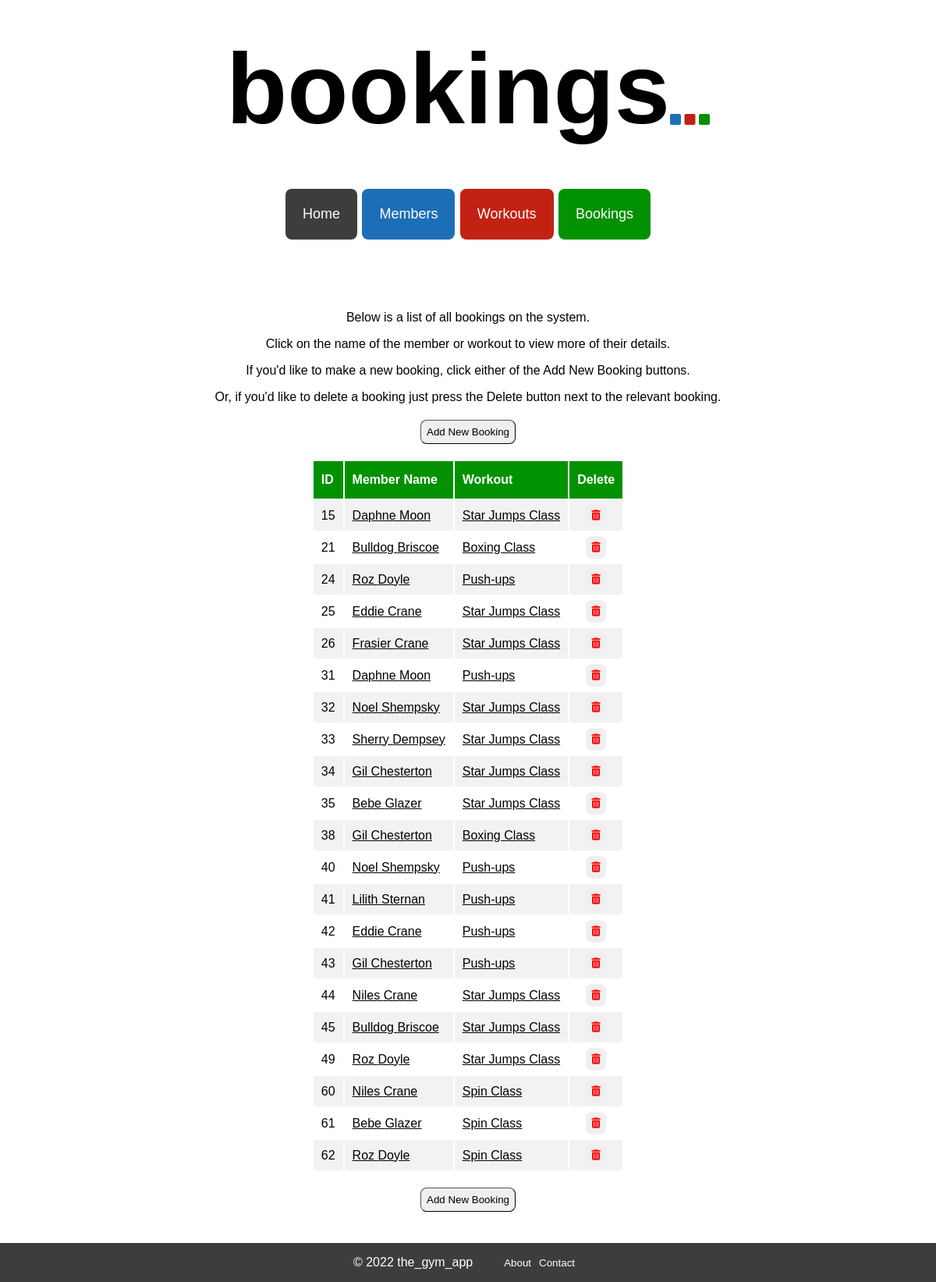
Screenshot of /bookings with the database file from the repository.
### tables this page shows
CREATE TABLE members (
    id INTEGER PRIMARY KEY AUTOINCREMENT,
    first_name VARCHAR,
    last_name VARCHAR,
    dob DATE,
    active BOOLEAN
);

CREATE TABLE workouts (
    id INTEGER PRIMARY KEY AUTOINCREMENT,
    name VARCHAR,
    date DATE,
    description TEXT,
    duration INTEGER,
    capacity INTEGER,
    capacity_filled INTEGER,
    active BOOLEAN
);

### controllers/booking_controller.py (the view)
@bookings_blueprint.route("/bookings")
def bookings():
    route_name = "bookings"
    bookings = booking_repository.select_all()
    return render_template("bookings/index.html", route_name=route_name, bookings=bookings)

### db/run_sql.py (called while the page is built)
def get_db():
    path = os.path.dirname(os.path.abspath(__file__))
    db = os.path.join(path, "gym_db.db")
    conn = sqlite3.connect(db)
    conn.execute("PRAGMA foreign_keys = 1")
    conn.row_factory = sqlite3.Row
    return conn

def run_sql(sql, values = []):
    db = get_db()
    cursor = db.cursor()
    cursor.execute(sql, values)
    results = cursor.fetchall()
    db.commit()
    db.close()
    return results

### repositories/booking_repository.py (called while the page is built)
def select_all():
    bookings = []
    sql = "SELECT * FROM bookings"
    results = run_sql(sql)
    for row in results:
        member = member_repository.select(row['member_id'])
        workout = workout_repository.select(row['workout_id'])
        booking = Booking(member, workout, row['id'])
        bookings.append(booking)
    return bookings

### repositories/member_repository.py (called while the page is built)
def select(id):
    member = None
    sql = "SELECT * FROM members WHERE id = ?"
    values = [id]
    result = run_sql(sql, values)[0]
    if result is not None:
        active = True if result['active'] == 1 else False
        member = Member(result['first_name'], result['last_name'], result['dob'], active, result['id'])
    return member

### repositories/workout_repository.py (called while the page is built)
def select(id):
    workout = None
    sql = "SELECT * FROM workouts where id = ?"
    values = [id]
    result = run_sql(sql, values)[0]
    if result is not None:
        active = True if result['active'] == 1 else False
        workout = Workout(result['name'], result['date'], result['description'], result['duration'], result['capacity'], result['capacity_filled'], active, result['id'])
    return workout

### templates/bookings/index.html
{% extends 'base.html'%}
{% block content %}
<div class="index_page_container">
    <p>Below is a list of all bookings on the system.</p>
    <p>Click on the name of the member or workout to view more of their details.</p>
    <p>If you'd like to make a new booking, click either of the Add New Booking buttons.</p>
    <p>Or, if you'd like to delete a booking just press the Delete button next to the relevant booking.</p>
    <button class="index_page_button" id="index_page_top_button">
        <a class="index_page_link" href="/bookings/create">Add New Booking</a>
    </button>
    <table class="index_table">
        <tr class="index_table_headers" id="index_table_headers_bookings">
            <th>ID</th>
            <th>Member Name</th>
            <th>Workout</th>
            <th>Delete</th>
        </tr>
        {% for booking in bookings %}
        <tr class="index_table_content">
        <td>{{booking.id}}</td>
        <td><a class="index_page_link" id="index_page_link_bookings" href="/members/{{booking.member.id}}">{{booking.member.first_name}} {{booking.member.last_name}}</a></td>
        <td><a class="index_page_link" id="index_page_link_bookings" href="/workouts/{{booking.workout.id}}">{{booking.workout.name}}</a></td>
        <td class="delete_column">
            <form action="/bookings/{{booking.id}}/delete" method="POST">
                <button class="index_page_button" id="bookings_page_delete_button"><i class="fa-solid fa-trash-can" style="color: red"></i></button>
            </form>
        </td>
        {% endfor %}
    </table>
    <button class="index_page_button" id="index_page_bottom_button">
        <a class="index_page_link" href="/bookings/create">Add New Booking</a>
    </button>
</div>
{% endblock %}

### static/style.css (style rules this page uses)
body { font-family: Verdana, Geneva, Tahoma, sans-serif; min-height: 100%; margin: 0; padding: 0; }

### static/index_pages.css (style rules this page uses)
.index_page_container { display: flex; flex-direction: column; align-items: center; justify-content: center; margin: 40px auto; }
.index_page_container > p { margin-bottom: 0px; }
.index_table { width: auto; text-align: left; }
.index_table_headers { background-color: #1c6eb6; color: white; }
#index_table_headers_bookings { background-color: #029100; }
.index_table_headers > th { padding: 15px 10px; }
.index_table_content > td { padding: 5px 10px; }
.index_table_content:nth-child(even) { background-color: #f2f2f2; }
.delete_column { text-align: center; }
.index_page_button { padding: 7px; border-radius: 8px; border-width: 1px; }
.index_page_link { color: #000000; text-decoration: none; }
#index_page_link_bookings { text-decoration: underline; }
#index_page_top_button { margin-top: 20px; margin-bottom: 20px; }
#index_page_bottom_button { margin-top: 20px; }
#bookings_page_delete_button { border-style: none; }

### rows the page displays
members: member.first_name "Daphne" "Daphne", member.last_name "Moon" "Moon"
workouts: workout.name "Star Jumps Class" "Star Jumps Class" "Star Jumps Class" "Star Jumps Class" "Star Jumps Class" "Star Jumps Class" "Star Jumps Class" "Star Jumps Class" "Star Jumps Class" "Star Jumps Class"
members: member.first_name "Bulldog" "Bulldog", member.last_name "Briscoe" "Briscoe"
workouts: workout.name "Boxing Class" "Boxing Class"
members: member.first_name "Roz" "Roz" "Roz", member.last_name "Doyle" "Doyle" "Doyle"
workouts: workout.name "Push-ups" "Push-ups" "Push-ups" "Push-ups" "Push-ups" "Push-ups"
members: member.first_name "Eddie" "Eddie", member.last_name "Crane" "Crane"
members: member.first_name "Frasier", member.last_name "Crane"
members: member.first_name "Noel" "Noel", member.last_name "Shempsky" "Shempsky"
members: member.first_name "Sherry", member.last_name "Dempsey"
members: member.first_name "Gil" "Gil" "Gil", member.last_name "Chesterton" "Chesterton" "Chesterton"
members: member.first_name "Bebe" "Bebe", member.last_name "Glazer" "Glazer"
members: member.first_name "Lilith", member.last_name "Sternan"
members: member.first_name "Niles" "Niles", member.last_name "Crane" "Crane"
workouts: workout.name "Spin Class" "Spin Class" "Spin Class"

### other values shown
{{ route_name }} "bookings"
{{ booking.id }} "15" "21" "24" "25" "26" "31" "32" "33" "34" "35" "38" "40" "41" "42" "43" "44" "45" "49" "60" "61" "62"
